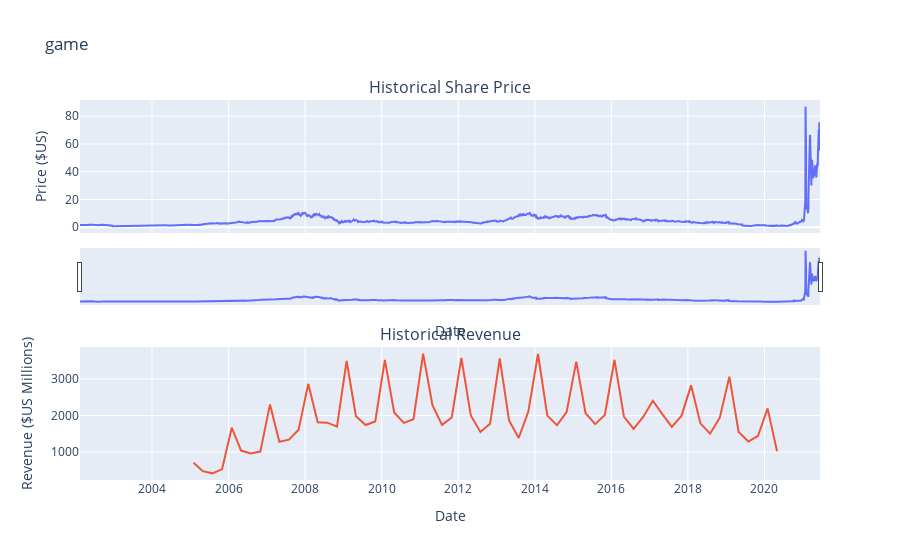

Notebook code for this chart:
### Markdown cell above
<details><summary>Hint</summary>

```

You just need to invoke the make_graph function with the required parameter to print the graphs.The structure to call the `make_graph` function is `make_graph(gme_data, gme_revenue, 'GameStop')`

```
    
</details>

### Code cell
make_graph(gme_data, gme_revenue, 'game')

### Figure 1 — Plotly figure (JSON) as saved in the notebook; plotly's stock layout.template omitted (floating-point values rounded to 4 significant figures; data arrays with more than 128 entries replaced by an {"elided": "..."} marker saying what was removed)
{"data": [{"name": "Share Price", "type": "scatter", "x": {"elided": "4867 str values"}, "xaxis": "x", "y": {"elided": "4867 float values"}, "yaxis": "y"}, {"name": "Revenue", "type": "scatter", "x": ["2020-04-30T00:00:00", "2020-01-31T00:00:00", "2019-10-31T00:00:00", "2019-07-31T00:00:00", "2019-04-30T00:00:00", "2019-01-31T00:00:00", "2018-10-31T00:00:00", "2018-07-31T00:00:00", "2018-04-30T00:00:00", "2018-01-31T00:00:00", "2017-10-31T00:00:00", "2017-07-31T00:00:00", "2017-04-30T00:00:00", "2017-01-31T00:00:00", "2016-10-31T00:00:00", "2016-07-31T00:00:00", "2016-04-30T00:00:00", "2016-01-31T00:00:00", "2015-10-31T00:00:00", "2015-07-31T00:00:00", "2015-04-30T00:00:00", "2015-01-31T00:00:00", "2014-10-31T00:00:00", "2014-07-31T00:00:00", "2014-04-30T00:00:00", "2014-01-31T00:00:00", "2013-10-31T00:00:00", "2013-07-31T00:00:00", "2013-04-30T00:00:00", "2013-01-31T00:00:00", "2012-10-31T00:00:00", "2012-07-31T00:00:00", "2012-04-30T00:00:00", "2012-01-31T00:00:00", "2011-10-31T00:00:00", "2011-07-31T00:00:00", "2011-04-30T00:00:00", "2011-01-31T00:00:00", "2010-10-31T00:00:00", "2010-07-31T00:00:00", "2010-04-30T00:00:00", "2010-01-31T00:00:00", "2009-10-31T00:00:00", "2009-07-31T00:00:00", "2009-04-30T00:00:00", "2009-01-31T00:00:00", "2008-10-31T00:00:00", "2008-07-31T00:00:00", "2008-04-30T00:00:00", "2008-01-31T00:00:00", "2007-10-31T00:00:00", "2007-07-31T00:00:00", "2007-04-30T00:00:00", "2007-01-31T00:00:00", "2006-10-31T00:00:00", "2006-07-31T00:00:00", "2006-04-30T00:00:00", "2006-01-31T00:00:00", "2005-10-31T00:00:00", "2005-07-31T00:00:00", "2005-04-30T00:00:00", "2005-01-31T00:00:00"], "xaxis": "x2", "y": [1021, 2194, 1439, 1286, 1548, 3063, 1935, 1501, 1786, 2825, 1989, 1688, 2046, 2403, 1959, 1632, 1972, 3525, 2016, 1762, 2061, 3476, 2092, 1731, 1996, 3684, 2107, 1384, 1865, 3562, 1773, 1550, 2002, 3579, 1947, 1744, 2281, 3693, 1899, 1799, 2083, 3524, 1835, 1739, 1981, 3492, 1696, 1804, 1814, 2866, 1611, 1338, 1279, 2304, 1012, 963, 1040, 1667, 534, 416, 475, 709], "yaxis": "y2"}], "layout": {"annotations": [{"font": {"size": 16}, "showarrow": false, "text": "Historical Share Price", "x": 0.5, "xanchor": "center", "xref": "paper", "y": 1.0, "yanchor": "bottom", "yref": "paper"}, {"font": {"size": 16}, "showarrow": false, "text": "Historical Revenue", "x": 0.5, "xanchor": "center", "xref": "paper", "y": 0.35, "yanchor": "bottom", "yref": "paper"}], "autosize": true, "showlegend": false, "title": {"text": "game"}, "xaxis": {"anchor": "y", "autorange": true, "domain": [0, 1], "matches": "x2", "range": ["2002-02-13", "2021-06-14"], "rangeslider": {"autorange": true, "range": ["2002-02-13", "2021-06-14"], "visible": true, "yaxis": {"_template": null, "rangemode": "match"}}, "showticklabels": false, "title": {"text": "Date"}, "type": "date"}, "xaxis2": {"anchor": "y2", "autorange": true, "domain": [0, 1], "range": ["2002-02-13", "2021-06-14"], "title": {"text": "Date"}, "type": "date"}, "yaxis": {"anchor": "x", "autorange": true, "domain": [0.65, 1.0], "range": [-4.152, 91.67], "title": {"text": "Price ($US)"}, "type": "linear"}, "yaxis2": {"anchor": "x2", "autorange": true, "domain": [0, 0.35], "range": [233.9, 3875.0], "title": {"text": "Revenue ($US Millions)"}, "type": "linear"}}}
